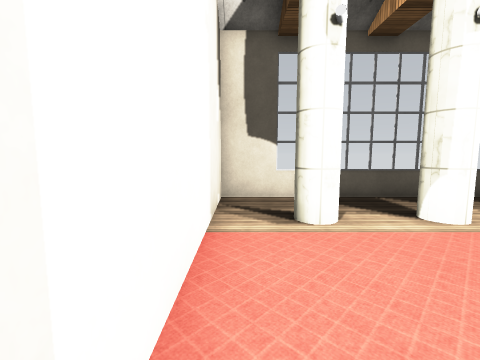
View 1 (above)

12 first-person views from a walk through a Unity game level. The camera is 1.5 m above the floor, tilts 6° down and sees 90° across. The floor is counted in squares, 1 m on a side. Each view is taken from the middle of a square. On the plan, view 1 faces up. The plan holds only what a view shows up to about 13 squares ahead; the rest is blank. The place goes on beyond the plan. The player character is not drawn. Surface patterns are stand-ins for the level's own textures.

View 2
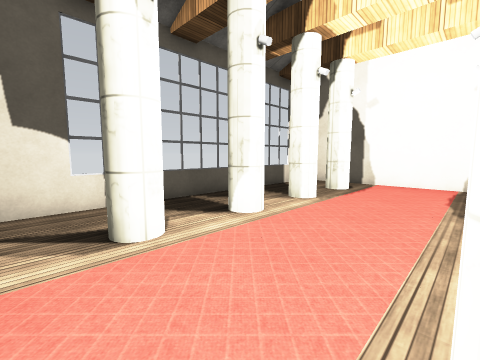

View 3
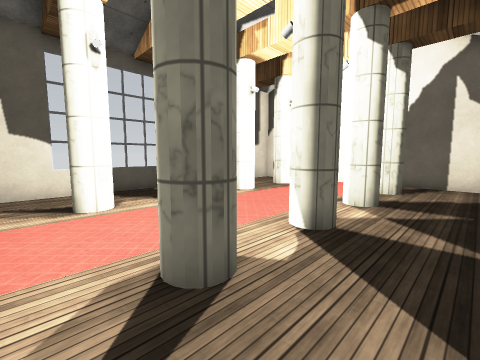

View 4
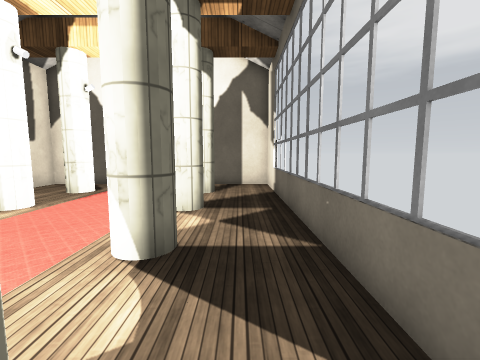

View 5
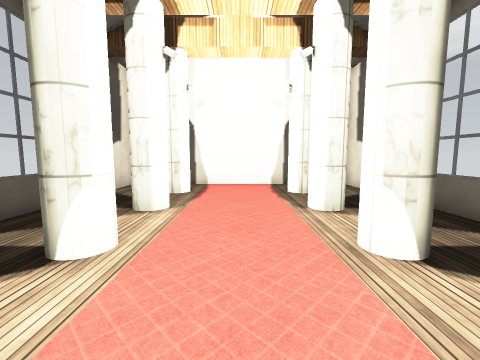

View 6
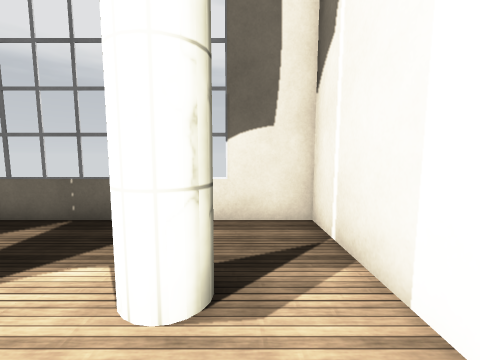

View 7
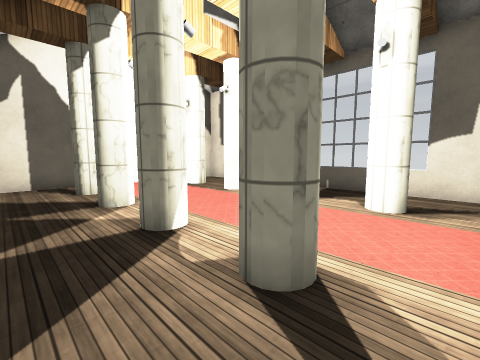

View 8
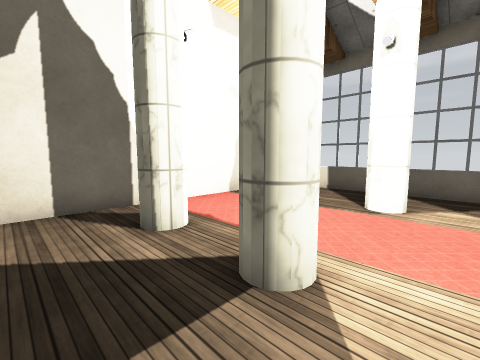

View 9
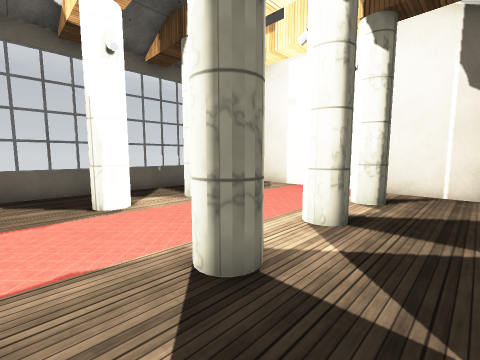

View 10
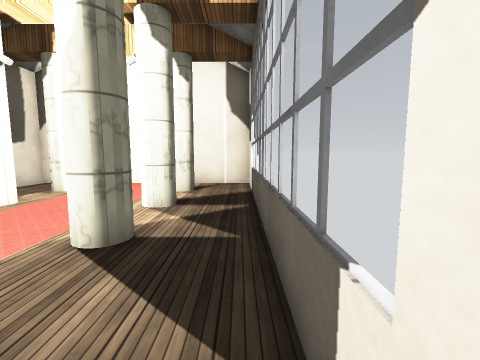

View 11
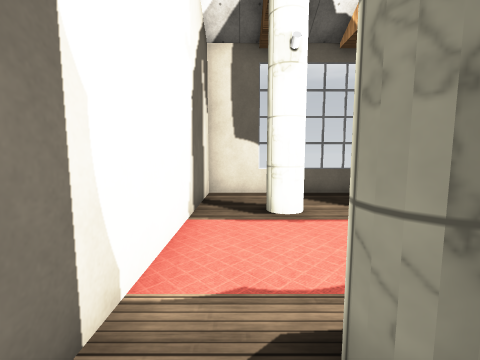

View 12
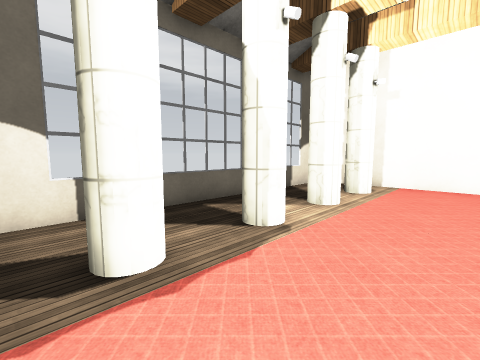

### Floor plan
Key: @ floor where view 1 was taken; # wall or solid block; . floor; = window, fence, low wall or low ledge.
Columns run from 1 left of view 1 to 13 right of it. Each row starts with its distance up from view 1.
  9 ###==#=#==#=###
  8 #.............#
  7 #.............#
  6 #..#..#..#..#.#
  5 #.............#
  4 #.............#
  3 #.............#
  2 #.............#
  1 #..#..#..#..#.#
  0 #@............#
 -1 #.............#
 -2 #.............#
 -3 ###############

Positions as (right, up) in squares from view 1, and headings:
1: (0, 0), facing up
2: (0, 1), facing up-right
3: (0, -2), facing up-right
4: (1, -1), facing right
5: (1, 3), facing right
6: (1, 3), facing down
7: (0, 8), facing down-right
8: (6, 8), facing down-right
9: (10, 8), facing down-left
10: (12, 8), facing left
11: (12, 7), facing down
12: (12, 4), facing down-left
